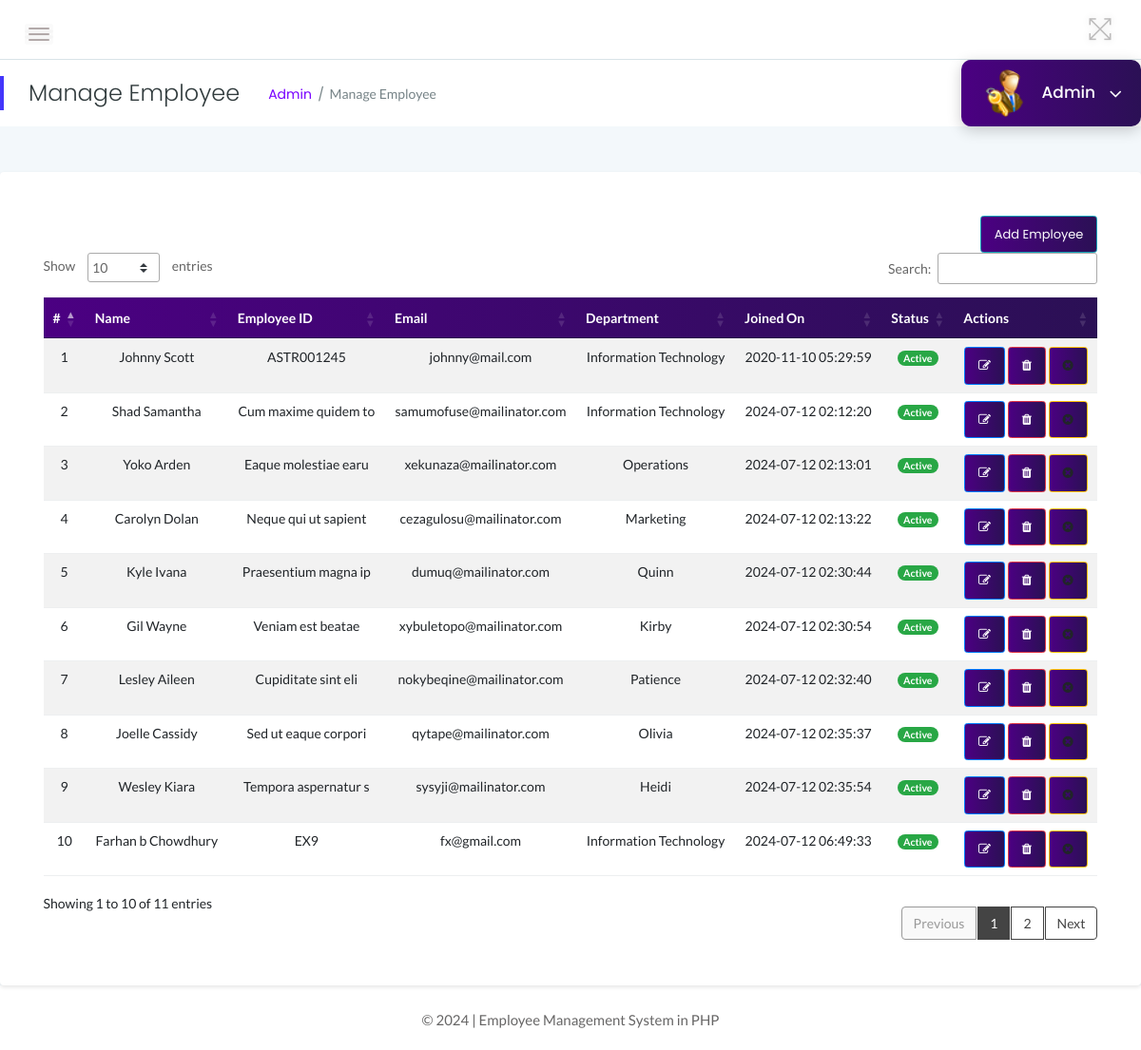
Screenshot of /admin/employee.php (signed in) with the database file from the repository.
### tables this page shows
CREATE TABLE `employees` (
  `id` int(11) NOT NULL,
  `EmpId` varchar(100) NOT NULL,
  `FirstName` varchar(150) NOT NULL,
  `LastName` varchar(150) NOT NULL,
  `Email` varchar(200) NOT NULL,
  `Password` varchar(180) NOT NULL,
  `Gender` varchar(100) NOT NULL,
  `Dob` varchar(100) NOT NULL,
  `Department` varchar(255) NOT NULL,
  `Address` varchar(255) NOT NULL,
  `City` varchar(200) NOT NULL,
  `Phone` char(11) NOT NULL,
  `Status` int(1) NOT NULL,
  `RegDate` timestamp NOT NULL DEFAULT current_timestamp()
);

### admin/employee.php (the view, shortened to what this page needs)
<?php
include('../includes/db_connection.php');
$page_title = "Manage Employee";
$breadcrumb = "Manage Employee";
?>
<!DOCTYPE html>
<html lang="en">
<head>
    <link rel="stylesheet" href="../assets/css/bootstrap.min.css">
    <link rel="stylesheet" href="../assets/css/font-awesome.min.css">
    <link rel="stylesheet" href="../assets/css/themify-icons.css">
    <link rel="stylesheet" href="../assets/css/metisMenu.css">
    <link rel="stylesheet" href="../assets/css/owl.carousel.min.css">
    <link rel="stylesheet" href="../assets/css/slicknav.min.css">
    <link rel="stylesheet" href="https://www.amcharts.com/lib/3/plugins/export/export.css" type="text/css" media="all" />
    <link rel="stylesheet" type="text/css" href="https://cdn.datatables.net/1.10.19/css/jquery.dataTables.css">
    <link rel="stylesheet" type="text/css" href="https://cdn.datatables.net/1.10.18/css/dataTables.bootstrap4.min.css">
    <link rel="stylesheet" type="text/css" href="https://cdn.datatables.net/responsive/2.2.3/css/responsive.bootstrap.min.css">
    <link rel="stylesheet" type="text/css" href="https://cdn.datatables.net/responsive/2.2.3/css/responsive.jqueryui.min.css">
    <link rel="stylesheet" href="../assets/css/typography.css">
    <link rel="stylesheet" href="../assets/css/default-css.css">
    <link rel="stylesheet" href="../assets/css/styles.css">
    <link rel="stylesheet" href="../assets/css/responsive.css">
</head>
<body>
    <div class="page-container">
        <div class="main-content">
            <?php include '../admin/layout/header.php' ?>
            <div class="row">
                <div class="col-12 mt-5">
                    <div class="card">
                        <div class="card-body">
                            <div class="data-tables datatable-dark">
                                <div style="display: flex; justify-content: flex-end;">
                                    <a href="create_employee.php" class="btn btn-sm btn-info">Add Employee</a>
                                </div>
                                <table id="dataTable3" class="table table-hover table-striped text-center">
                                    <thead class="text-capitalize">
                                        <tr>
                                            <th>#</th>
                                            <th>Name</th>
                                            <th>Employee ID</th>
                                            <th>Email</th>
                                            <th>Department</th>
                                            <th>Joined On</th>
                                            <th>Status</th>
                                            <th>Actions</th>
                                        </tr>
                                    </thead>
                                    <tbody>
                                        <?php
                                        $sql = "SELECT EmpId,FirstName,LastName,Email,Department,Status,RegDate,id from employees";
                                        $query = $dbh->prepare($sql);
                                        $query->execute();
                                        $results = $query->fetchAll(PDO::FETCH_OBJ);
                                        $cnt = 1;
                                        if ($query->rowCount() > 0) {
                                            foreach ($results as $result) {               ?>
                                                <tr>
                                                    <td> <?php echo htmlentities($cnt); ?></td>
                                                    <td><?php echo htmlentities($result->FirstName); ?>&nbsp;<?php echo htmlentities($result->LastName); ?></td>
                                                    <td><?php echo htmlentities($result->EmpId); ?></td>
                                                    <td><?php echo htmlentities($result->Email); ?></td>
                                                    <td><?php echo htmlentities($result->Department); ?></td>
                                                    <td><?php echo htmlentities($result->RegDate); ?></td>
                                                    <td><?php $stats = $result->Status;
                                                        if ($stats) {
                                                        ?>
                                                            <span class="badge badge-pill badge-success">Active</span>
                                                        <?php } else { ?>
                                                            <span class="badge badge-pill badge-danger">Inactive</span>
                                                        <?php } ?>
                                                    </td>
                                                    <td>
                                                        <a href="update_employee.php?empid=<?php echo htmlentities($result->id); ?>" class="btn btn-sm btn-primary" title="Edit"><i class="fa fa-edit"></i></a>
                                                        <a href="employee.php?delid=<?php echo htmlentities($result->id); ?>" onclick="return confirm('Are you sure you want to delete this employee?');" class="btn btn-sm btn-danger" title="Delete"><i class="fa fa-trash"></i></a>
                                                        <?php if ($result->Status == 1) { ?>
                                                            <a href="employee.php?inid=<?php echo htmlentities($result->id); ?>" onclick="return confirm('Are you sure you want to deactivate this employee?');" class="btn btn-sm btn-warning" title="Deactivate"><i class="fa fa-times-circle"></i></a>
                                                        <?php } else { ?>
                                                            <a href="employee.php?id=<?php echo htmlentities($result->id); ?>" onclick="return confirm('Are you sure you want to activate this employee?');" class="btn btn-sm btn-success" title="Activate"><i class="fa fa-check"></i></a>
                                                        <?php } ?>
                                                    </td>
                                                </tr>
                                        <?php $cnt++;
                                            }
                                        } ?>
                                    </tbody>
                                </table>
                            </div>
                        </div>
                    </div>
                </div>
            </div>
            <?php include '../admin/layout/footer.php' ?>
        </div>
    </div>
</body>
</html>

### admin/layout/header.php (shortened to what this page needs)
<?php
$query = "SELECT FullName FROM admin WHERE UserName = '" . $_SESSION['admin_login'] . "'";
$result = $dbh->query($query);
$row = $result->fetch(PDO::FETCH_ASSOC);
$full_name = $row['FullName'];
?>
<div class="header-area">
    <div class="row align-items-center">
        <div class="col-md-6 col-sm-8 clearfix">
            <div class="nav-btn pull-left">
                <span></span>
                <span></span>
                <span></span>
            </div>
        </div>
        <div class="col-md-6 col-sm-4 clearfix">
            <ul class="notification-area pull-right">
                <li id="full-view"><i class="ti-fullscreen"></i></li>
            </ul>
        </div>
    </div>
</div>
<div class="page-title-area">
    <div class="row align-items-center">
        <div class="col-sm-6">
            <div class="breadcrumbs-area clearfix">
                <h4 class="page-title pull-left"><?php echo htmlspecialchars($page_title); ?></h4>
                <ul class="breadcrumbs pull-left">
                    <li><a href="dashboard.php">Admin</a></li>
                    <li><span><?php echo htmlspecialchars($breadcrumb); ?></span></li>
                </ul>
            </div>
        </div>
        <div class="col-sm-6 clearfix">
            <div class="user-profile pull-right">
                <img class="avatar user-thumb" src="../assets/images/admin.png" alt="avatar">
                <h4 class="user-name dropdown-toggle" data-toggle="dropdown">
                    <?php echo htmlspecialchars($full_name); ?> <i class="fa fa-angle-down"></i>
                </h4>
            </div>
        </div>
    </div>
</div>

### assets/css/styles.css (style rules this page uses)
.page-container { width: 100%; height: 100%; min-height: 100vh; padding-left: 280px; -webkit-transition: padding-left 0.3s ease 0s; transition: padding-left 0.3s ease 0s; }
.sbar_collapsed.page-container { padding-left: 0; }
.card { display: flex; flex-direction: column; justify-content: center; align-items: center; height: auto; border: none; border-radius: 4px; background-color: #fff; -webkit-transition: all 0.3s ease 0s; transition: all 0.3s ease 0s; box-shadow: 0 2px 4px rgba(0, 0, 0, 0.1); padding: 20px; }
.card-body { padding: 25.6px; padding: 1.6rem; width: 100%; }
.main-content { width: 100%; background: #f3f8fb; }
.header-area { padding: 15px 30px; background: #fff; border-bottom: 1px solid #d8e3e7; }
.nav-btn { margin: 10px 30px 0 0; cursor: pointer; }
.nav-btn span { display: block; width: 22px; height: 2px; background: #b3aaaa; margin: 4px 0; border-radius: 15px; -webkit-transition: all 0.3s ease 0s; transition: all 0.3s ease 0s; box-shadow: 0 0 0 4px rgba(99, 96, 96, 0.03); }
.nav-btn span:nth-child(2) { opacity: 0; }
.nav-btn span:first-child { -webkit-transform: rotate(45deg) translate(5px, 5px); transform: rotate(45deg) translate(5px, 5px); }
.nav-btn span:last-child { -webkit-transform: rotate(-45deg) translate(3px, -3px); transform: rotate(-45deg) translate(3px, -3px); }
.sbar_collapsed .nav-btn span { transform: none; opacity: 1; }
.notification-area { -webkit-user-select: none; -moz-user-select: none; -ms-user-select: none; user-select: none; position: relative; z-index: 1; }
.notification-area li { display: inline-block; margin-left: 20px; cursor: pointer; -webkit-user-select: none; -moz-user-select: none; -ms-user-select: none; user-select: none; }
.notification-area li > i { font-size: 26px; color: #bdbcbc; vertical-align: middle; text-shadow: 0 0 8px rgba(0, 0, 0, 0.12); -webkit-transition: color 0.3s ease 0s; transition: color 0.3s ease 0s; }
.notification-area li#full-view { display: inline-block; }
.page-title-area { padding: 0 30px; background: #fff; position: relative; }
.page-title-area:before { content: ""; position: absolute; left: 0; top: 50%; width: 4px; height: 36px; background: var(--primary-color); -webkit-transform: translateY(-50%); transform: translateY(-50%); }
.page-title { font-size: 24px; font-weight: 300; color: #313b3d; letter-spacing: 0; margin-right: 30px; }
ul.breadcrumbs { margin-top: 4px; }
.breadcrumbs li { display: inline-block; }
.breadcrumbs li a, .breadcrumbs li span { display: block; font-size: 14px; font-weight: 400; color: #7801ff; letter-spacing: 0; margin-right: 16px; position: relative; }
.breadcrumbs li a:before { content: "/"; color: #768387; position: absolute; right: -13px; top: 0; }
.breadcrumbs li span { margin-right: 0; color: #768387; text-transform: capitalize; }
.user-profile { margin-right: -30px; display: flex; align-items: center; flex-wrap: wrap; background: linear-gradient(to right, #4b0082 0%, #2b1055 100%); padding: 10px 20px; position: relative; border-radius: 10px; box-shadow: 0 4px 15px rgba(0, 0, 0, 0.2); transition: background 0.3s ease, box-shadow 0.3s ease; }
.user-profile img.avatar { border-radius: 50%; margin-right: 15px; width: 50px; height: 50px; }
.user-profile h4.user-name { color: #fff; margin: 0; font-weight: 500; cursor: pointer; }
.user-name { font-size: 17px; font-weight: 500; color: #fff; letter-spacing: 0; cursor: pointer; -webkit-user-select: none; -moz-user-select: none; -ms-user-select: none; user-select: none; }
.user-name i { margin-left: 10px; font-size: 21px; vertical-align: middle; position: relative; }
.notification-area .dropdown-toggle, .user-name.dropdown-toggle { position: relative; }
.notification-area .dropdown-toggle:after, .user-name.dropdown-toggle:after { display: none; }
.btn { padding: 11px 17px; font-size: 13px; letter-spacing: 0; }
.btn-sm { padding: 9px 14px; background: linear-gradient(to right, #4b0082 0%, #2b1055 100%); }
table tr th { border-bottom: none; }
table tr th, table tr td { border-top: 1px solid rgba(120, 130, 140, 0.13) !important; }
table.dataTable.no-footer { border-bottom: 1px solid rgba(120, 130, 140, 0.13) !important; }
table.dataTable thead th, table.dataTable thead td { border-bottom-color: transparent; }
.datatable-dark thead { background: linear-gradient(to right, #4b0082 0%, #2b1055 100%); color: #fff; }
body { background: url('../assets/images/admin_login.webp') no-repeat center center fixed; background-size: cover; }

### rows the page displays
employees: FirstName "Johnny", LastName "Scott", EmpId "ASTR001245", Email "johnny@mail.com", Department "Information Technology", RegDate "2020-11-10 05:29:59", Status "Active"
employees: FirstName "Shad", LastName "Samantha", EmpId "Cum maxime quidem to", Email "samumofuse@mailinator.com", Department "Information Technology", RegDate "2024-07-12 02:12:20", Status "Active"
employees: FirstName "Yoko", LastName "Arden", EmpId "Eaque molestiae earu", Email "xekunaza@mailinator.com", Department "Operations", RegDate "2024-07-12 02:13:01", Status "Active"
employees: FirstName "Carolyn", LastName "Dolan", EmpId "Neque qui ut sapient", Email "cezagulosu@mailinator.com", Department "Marketing", RegDate "2024-07-12 02:13:22", Status "Active"
employees: FirstName "Kyle", LastName "Ivana", EmpId "Praesentium magna ip", Email "dumuq@mailinator.com", Department "Quinn", RegDate "2024-07-12 02:30:44", Status "Active"
employees: FirstName "Gil", LastName "Wayne", EmpId "Veniam est beatae", Email "xybuletopo@mailinator.com", Department "Kirby", RegDate "2024-07-12 02:30:54", Status "Active"
employees: FirstName "Lesley", LastName "Aileen", EmpId "Cupiditate sint eli", Email "nokybeqine@mailinator.com", Department "Patience", RegDate "2024-07-12 02:32:40", Status "Active"
employees: FirstName "Joelle", LastName "Cassidy", EmpId "Sed ut eaque corpori", Email "qytape@mailinator.com", Department "Olivia", RegDate "2024-07-12 02:35:37", Status "Active"
employees: FirstName "Wesley", LastName "Kiara", EmpId "Tempora aspernatur s", Email "sysyji@mailinator.com", Department "Heidi", RegDate "2024-07-12 02:35:54", Status "Active"
employees: FirstName "Farhan b", LastName "Chowdhury", EmpId "EX9", Email "fx@gmail.com", Department "Information Technology", RegDate "2024-07-12 06:49:33", Status "Active"

### other values shown
$page_title "Manage Employee"
$breadcrumb "Manage Employee"
$full_name "Admin"
